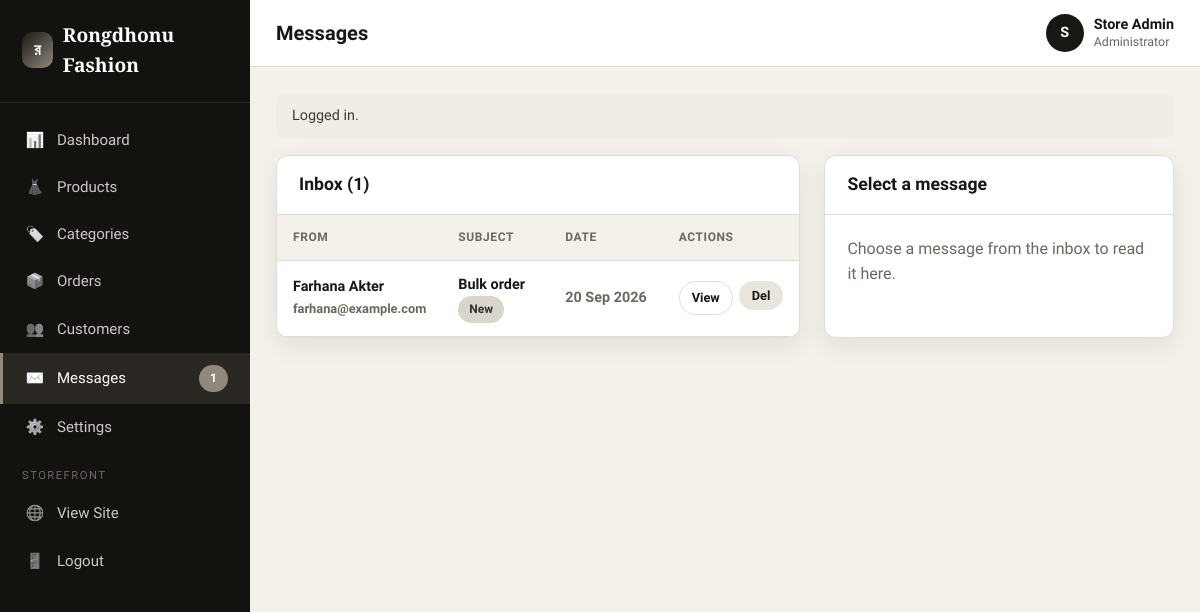
The page /admin/messages.php (signed in) on the database its author committed.
### tables this page shows
CREATE TABLE contact_messages (
  id INT AUTO_INCREMENT PRIMARY KEY,
  name VARCHAR(120) NOT NULL,
  email VARCHAR(160) NOT NULL,
  subject VARCHAR(180) DEFAULT NULL,
  message TEXT NOT NULL,
  is_read TINYINT(1) NOT NULL DEFAULT 0,
  created_at TIMESTAMP DEFAULT CURRENT_TIMESTAMP
);

### config/db.php (called while the page is built, shortened)
<?php
function db(): PDO
{
    static $pdo = null;
    if ($pdo instanceof PDO) {
        return $pdo;
    }
    $dsn = sprintf('mysql:host=%s;dbname=%s;charset=%s', DB_HOST, DB_NAME, DB_CHARSET);
    $options = [
        PDO::ATTR_ERRMODE            => PDO::ERRMODE_EXCEPTION,
        PDO::ATTR_DEFAULT_FETCH_MODE => PDO::FETCH_ASSOC,
        PDO::ATTR_EMULATE_PREPARES   => false,
    ];
    try {
        $pdo = new PDO($dsn, DB_USER, DB_PASS, $options);
    } catch (PDOException $e) {
        http_response_code(500);
        exit('Database connection failed: ' . htmlspecialchars($e->getMessage())
            . ' — Make sure MySQL is running and you imported database/schema.sql.');
    }
    return $pdo;
}

### admin/messages.php (the view, shortened to what this page needs)
<?php
$activeKey = 'messages';
$adminTitle = 'Messages';
require_once __DIR__ . '/includes/header.php';
$messages = db()->query('SELECT * FROM contact_messages ORDER BY is_read ASC, created_at DESC')->fetchAll();
$view = null;
?>
<div class="dash-grid">
  <div class="panel">
    <div class="panel-head"><h2>Inbox (<?= count($messages) ?>)</h2></div>
    <div style="overflow-x:auto">
    <table class="data">
      <thead><tr><th>From</th><th>Subject</th><th>Date</th><th>Actions</th></tr></thead>
      <tbody>
      <?php foreach ($messages as $m): ?>
        <tr style="<?= (int)$m['is_read']?'':'font-weight:600' ?>">
          <td data-label="From"><?= e($m['name']) ?><br><span class="muted" style="font-size:.8rem"><?= e($m['email']) ?></span></td>
          <td data-label="Subject"><?= e($m['subject'] ?: '(no subject)') ?><?php if(!(int)$m['is_read']): ?> <span class="pill pill-processing">New</span><?php endif; ?></td>
          <td data-label="Date" class="muted nowrap"><?= e(date('d M Y', strtotime($m['created_at']))) ?></td>
          <td data-label="Actions">
            <div class="actions">
              <a class="btn btn-ghost btn-sm" href="?view=<?= (int)$m['id'] ?>">View</a>
              <form method="post"><button class="btn btn-danger btn-sm" name="delete" value="1" type="submit" onclick="return confirm('Delete message?')">Del</button></form>
            </div>
          </td>
        </tr>
      <?php endforeach; ?>
      </tbody>
    </table>
    </div>
  </div>
  <div class="panel">
    <div class="panel-head"><h2><?= $view ? 'Message' : 'Select a message' ?></h2>
    </div>
    <div class="panel-body">
      <?php if (!$view): ?><p class="muted">Choose a message from the inbox to read it here.</p>
      <?php endif; ?>
    </div>
  </div>
</div>
<?php require_once __DIR__ . '/includes/footer.php'; ?>

### admin/includes/header.php (shortened to what this page needs)
<?php
require_once __DIR__ . '/../../config/db.php';
require_admin();
$admin = current_admin();
$activeKey = $activeKey ?? '';
$adminTitle = $adminTitle ?? 'Dashboard';
$navItems = [
    ['key'=>'dashboard','label'=>'Dashboard','icon'=>'📊','url'=>'index.php'],
    ['key'=>'products','label'=>'Products','icon'=>'👗','url'=>'products.php'],
    ['key'=>'categories','label'=>'Categories','icon'=>'🏷️','url'=>'categories.php'],
    ['key'=>'orders','label'=>'Orders','icon'=>'📦','url'=>'orders.php'],
    ['key'=>'customers','label'=>'Customers','icon'=>'👥','url'=>'customers.php'],
    ['key'=>'messages','label'=>'Messages','icon'=>'✉️','url'=>'messages.php'],
    ['key'=>'settings','label'=>'Settings','icon'=>'⚙️','url'=>'settings.php'],
];
$unread = (int)db()->query('SELECT COUNT(*) FROM contact_messages WHERE is_read=0')->fetchColumn();
?>
<!DOCTYPE html>
<html lang="en">
<head>
<link rel="stylesheet" href="<?= BASE_URL ?>/assets/css/admin.css">
</head>
<body>
<div class="admin-layout">
  <aside class="sidebar" id="sidebar">
    <div class="brand"><span class="logo">র</span> <?= e(SITE_NAME) ?></div>
    <nav class="side-nav">
      <?php foreach ($navItems as $n): ?>
        <a href="<?= BASE_URL ?>/admin/<?= $n['url'] ?>" class="<?= $activeKey===$n['key']?'active':'' ?>">
          <span class="ico"><?= $n['icon'] ?></span> <?= $n['label'] ?>
          <?php if ($n['key']==='messages' && $unread>0): ?><span class="pill pill-cancelled" style="margin-left:auto"><?= $unread ?></span><?php endif; ?>
        </a>
      <?php endforeach; ?>
      <div class="side-label">Storefront</div>
      <a href="<?= BASE_URL ?>/index.php" target="_blank"><span class="ico">🌐</span> View Site</a>
      <a href="<?= BASE_URL ?>/admin/logout.php"><span class="ico">🚪</span> Logout</a>
    </nav>
  </aside>
  <div class="main">
    <div class="topnav">
      <div style="display:flex;align-items:center;gap:14px">
        <h1><?= e($adminTitle) ?></h1>
      </div>
      <div class="user">
        <div class="avatar"><?= e(strtoupper(substr($admin['name'],0,1))) ?></div>
        <div style="line-height:1.2"><strong><?= e($admin['name']) ?></strong><br><span class="muted" style="font-size:.78rem">Administrator</span></div>
      </div>
    </div>
    <div class="content">
    <?php $flash = flash_render(); if ($flash) echo $flash; ?>

### assets/css/admin.css (style rules this page uses)
:root { --crimson:#191713;--crimson-dark:#000000;--gold:#8f887b;--ink:#191713; --muted:#6d675e;--line:#e2ddd3;--soft:#f4f1ea;--sidebar:#14120f;--radius:12px; --shadow:0 8px 24px rgba(25,23,19,.08); }
* { box-sizing:border-box;margin:0;padding:0 }
body { font-family:'Hind Siliguri','Segoe UI',system-ui,Arial,sans-serif;background:var(--soft);color:var(--ink);line-height:1.55 }
a { text-decoration:none;color:inherit }
h1,h2,h3,h4 { line-height:1.25 }
.btn { display:inline-flex;align-items:center;gap:7px;padding:10px 18px;border-radius:999px;border:1px solid transparent;font-weight:600;font-size:.9rem;cursor:pointer;font-family:inherit;transition:.15s }
.btn-ghost { background:#fff;border-color:var(--line);color:var(--ink) }
.btn-sm { padding:6px 12px;font-size:.8rem }
.btn-danger { background:#e8e5dd;color:#191713 }
.admin-layout { display:grid;grid-template-columns:250px 1fr;min-height:100vh }
.sidebar { background:var(--sidebar);color:#cfc7cb;padding:20px 0;position:sticky;top:0;height:100vh;overflow-y:auto }
.sidebar .brand { display:flex;align-items:center;gap:10px;padding:0 22px 22px;color:#fff;font-family:'Playfair Display',Georgia,serif;font-size:1.2rem;font-weight:700;border-bottom:1px solid rgba(255,255,255,.08);margin-bottom:14px }
.sidebar .brand .logo { width:36px;height:36px;border-radius:10px;background:linear-gradient(135deg,var(--crimson),var(--gold));display:grid;place-items:center;font-family:'Segoe UI',sans-serif;font-size:1rem }
.side-nav a { display:flex;align-items:center;gap:12px;padding:12px 22px;font-size:.94rem;font-weight:500;border-left:3px solid transparent;transition:.15s }
.side-nav a.active { background:rgba(143,136,123,.18);color:#fff;border-left-color:var(--gold) }
.side-nav .ico { width:20px;text-align:center;filter:grayscale(1) }
.side-label { padding:16px 22px 6px;font-size:.7rem;text-transform:uppercase;letter-spacing:1.5px;color:#6f656b }
.main { display:flex;flex-direction:column;min-width:0 }
.topnav { background:#fff;border-bottom:1px solid var(--line);padding:14px 26px;display:flex;align-items:center;justify-content:space-between;gap:16px;position:sticky;top:0;z-index:20 }
.topnav h1 { font-size:1.25rem;font-family:'Hind Siliguri',sans-serif }
.topnav .user { display:flex;align-items:center;gap:10px;font-size:.9rem }
.avatar { width:38px;height:38px;border-radius:50%;background:var(--crimson);color:#fff;display:grid;place-items:center;font-weight:700 }
.content { padding:26px }
.panel { background:#fff;border:1px solid var(--line);border-radius:var(--radius);box-shadow:var(--shadow);overflow:hidden;margin-bottom:24px }
.panel-head { padding:18px 22px;border-bottom:1px solid var(--line);display:flex;align-items:center;justify-content:space-between;gap:14px;flex-wrap:wrap }
.panel-head h2 { font-size:1.1rem;font-family:'Hind Siliguri',sans-serif }
.panel-body { padding:22px }
table.data { width:100%;border-collapse:collapse }
table.data th,table.data td { padding:13px 16px;text-align:left;border-bottom:1px solid var(--line);font-size:.9rem;vertical-align:middle }
table.data th { font-size:.75rem;text-transform:uppercase;letter-spacing:.6px;color:var(--muted);background:var(--soft) }
.actions { display:flex;gap:6px }
.pill { display:inline-block;padding:4px 11px;border-radius:999px;font-size:.75rem;font-weight:700;text-transform:capitalize }
.pill-processing { background:#d9d5cc;color:#33312c }
.pill-cancelled { background:#8f887b;color:#fff }
.dash-grid { display:grid;grid-template-columns:1.5fr 1fr;gap:24px }
.muted { color:var(--muted) }
.nowrap { white-space:nowrap }
html,body { overflow-x:hidden }

### rows shown on the page
contact_messages: name "Farhana Akter", email "farhana@example.com", subject "Bulk order", is_read "New", created_at "20 Sep 2026"

### other values the page prints
SITE_NAME "Rongdhonu Fashion"
$n['icon'] "📊"
$n['label'] "Dashboard"
$n['icon'] "👗"
$n['label'] "Products"
$n['icon'] "🏷️"
$n['label'] "Categories"
$n['icon'] "📦"
$n['label'] "Orders"
$n['icon'] "👥"
$n['label'] "Customers"
$n['icon'] "✉️"
$n['label'] "Messages"
$unread "1"
$n['icon'] "⚙️"
